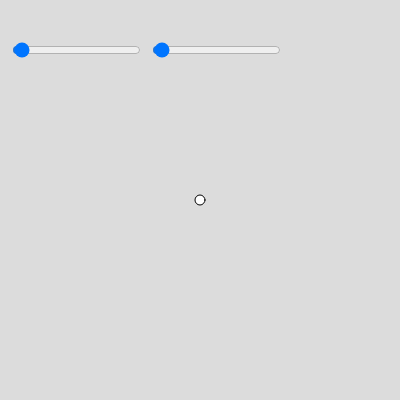
Frame 1 (no input)
Frame 60 (no input): identical to frame 1, image omitted
Frame 120 (the mouse pressed at the canvas centre since frame 60): identical to frame 1, image omitted

The p5.js sketch that drew this single still picture (run headless with seeded random() and noise() and a simulated clock; from frame 60 on, the mouse is pressed at the canvas centre):

// p5.js sketch
// ── sketch.js
var widthSlider;
var circleWidth = 10;

var heightSlider;
var circleHeight = 10;

function setup() {
  createCanvas(400, 400);
  
  widthSlider = createSlider(0, 500, 10);
  widthSlider.position(10, 40);
  widthSlider.addClass("mySliders");
  
  heightSlider = createSlider(0, 500, 10);
  heightSlider.position(150, 40);
  heightSlider.addClass("mySliders");
}

function draw() {
  background(220);
  circleWidth = widthSlider.value();
  circleHeight = heightSlider.value();
  
  ellipse(width/2, height/2, circleWidth, circleHeight);
}
// ── style.css
/* These first two are just styling the page */

html, body {
  margin: 0;
  padding: 0;
}
canvas {
  display: block;
}


/* From here on it's styling the sliders */


/* Styles the whole slider */
.mySliders{
  width: 80px;
  background-color: transparent;
  
  /* Removes some defaults */
  -webkit-appearance: none;
}


/* These styles affect what happens when the cursor is focused on the slider (i.e. clicking it) */
.mySliders:focus {
  
  /* Stops the default outline showing up */
  outline: none;
}

/* This is the "track" that the slider sits on  */
.mySliders::-webkit-slider-runnable-track {
  background: #000000;
  height: 3px;
  -webkit-appearance: none;
  
  /* Turns the cursor into the hand pointer icon when hovering over the slider  */
  cursor: pointer;
  
}

/* This is the moveable bit of the slider, known as the "thumb"*/
.mySliders::-webkit-slider-thumb {
  width: 15px;
  height: 15px;
  background: #5500cc;
  cursor: pointer;
  -webkit-appearance: none;
  
  /* negative top padding moves it up */
  margin-top: -6px;

  
  /* Border radius gives rounded corners, if they're big enough, you end up with circles */
  border-radius: 8px;
  
}
